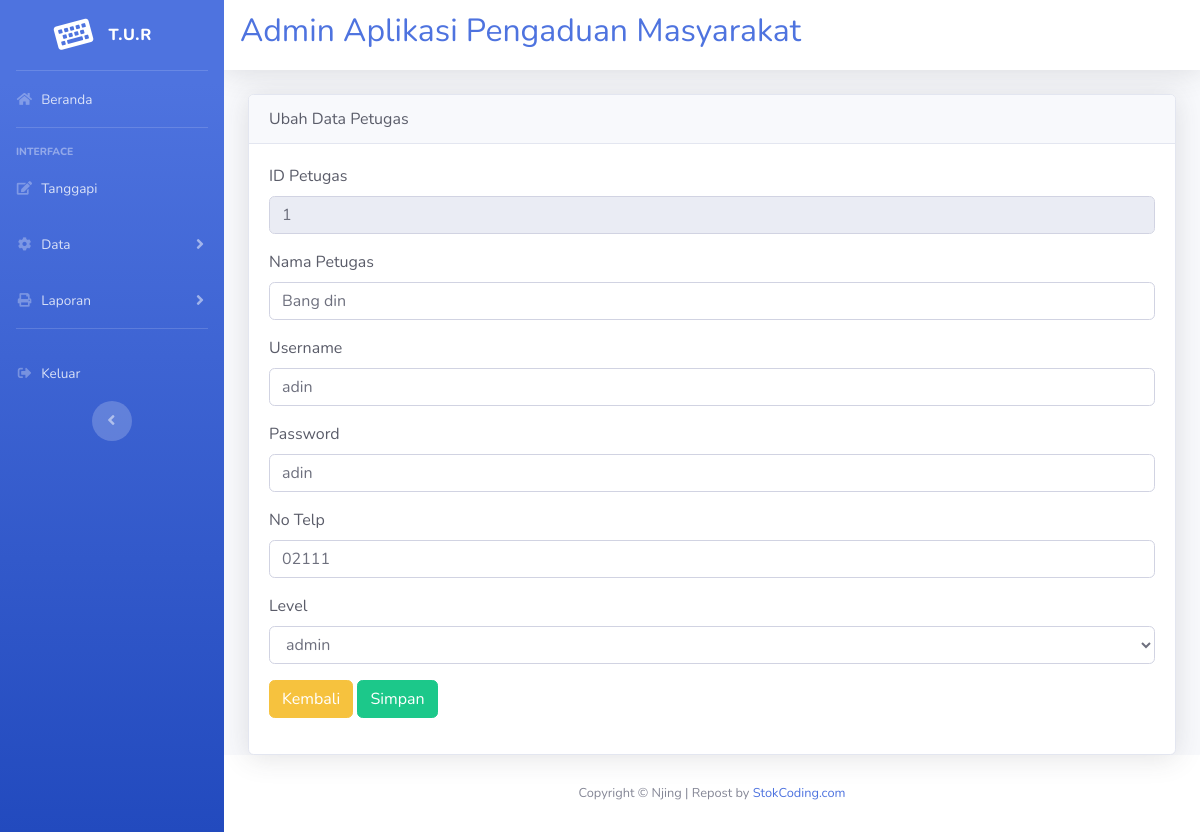
Screenshot of /pengaduan/admin/admin.php?url=edit_petugas&id=1 (signed in) with the database file from the repository.
### tables this page shows
CREATE TABLE `petugas` (
  `id_petugas` int(50) NOT NULL,
  `nama_petugas` varchar(50) NOT NULL,
  `username` varchar(50) NOT NULL,
  `password` varchar(50) NOT NULL,
  `telp` varchar(50) NOT NULL,
  `level` enum('admin','petugas','','') NOT NULL
);

### pengaduan/admin/edit_petugas.php (the view, shortened to what this page needs)
<!DOCTYPE html>
<html lang="en">
<head>
  <link href="../vendor/fontawesome-free/css/all.min.css" rel="stylesheet" type="text/css">
  <link href="../css/sb-admin-2.min.css" rel="stylesheet">
</head>
<body id="page-top">
<div class="card shadow">
    <div class="card-header text-dark">
        Ubah Data Petugas
    </div>
    <div class="card-body">
        <?php
        include '../koneksi.php';
        $query = mysqli_query($conn , "SELECT * FROM petugas WHERE id_petugas='$_GET[id]' ");
        if($data=mysqli_fetch_array($query)){
        ?>
        <form action="ubah_petugas.php" method="post" class="form-horizontal" enctype="multipart/form-data">
            <div class="form-group cols-2">
                <label class="text-dark">ID Petugas</label>
                <input type="text" name="id_petugas" value="<?php echo $data['id_petugas']; ?>" class="form-control" readonly>
            </div>
            <div class="form-group cols-2">
                <label class="text-dark">Nama Petugas</label>
                <input type="text" name="nama_petugas" value="<?php echo $data['nama_petugas']; ?>" class="form-control" >
            </div>
            <div class="form-group cols-2">
                <label class="text-dark">Username</label>
                <input type="text" name="username" value="<?php echo $data['username']; ?>" class="form-control" >
            </div>
            <div class="form-group cols-2">
                <label class="text-dark">Password</label>
                <input type="text" name="password" value="<?php echo $data['password']; ?>" class="form-control" >
            </div>
            <div class="form-group cols-2">
                <label class="text-dark">No Telp</label>
                <input type="text" name="telp" value="<?php echo $data['telp']; ?>" class="form-control">
            </div>
            <div class="form-group cols-sm-6">
                <label class="text-dark">Level</label>
                <select name="level" class="form-control">
                    <option value="<?php echo $data['level']; ?>"><?php echo $data['level']; ?></option>
                </select>
            </div>
            <div class="form-group">
                <a href="?url=lihat_petugas" class="btn btn-warning">Kembali</a>
                <input type="submit" class="btn btn-success" value="Simpan">
            </div>
        </form>
        <?php } ?>
    </div>
</div>
</body>
</html>

### rows the page displays
petugas: id_petugas "1", nama_petugas "Bang din", username "adin", password "adin", telp "02111", level "admin"
